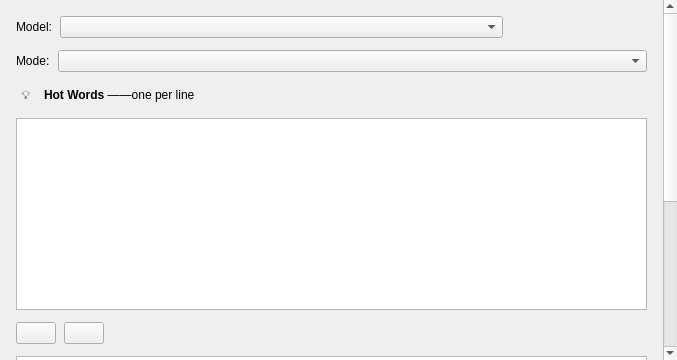
<?xml version="1.0" encoding="UTF-8"?>
<ui version="4.0">
 <class>SttSettingsWidget</class>
 <widget class="QWidget" name="SttSettingsWidget">
  <property name="geometry">
   <rect>
    <x>0</x>
    <y>0</y>
    <width>677</width>
    <height>360</height>
   </rect>
  </property>
  <layout class="QVBoxLayout" name="outerLayout">
   <property name="leftMargin">
    <number>0</number>
   </property>
   <property name="topMargin">
    <number>0</number>
   </property>
   <property name="rightMargin">
    <number>0</number>
   </property>
   <property name="bottomMargin">
    <number>0</number>
   </property>
   <item>
    <widget class="QScrollArea" name="settingsScroll">
     <property name="frameShape">
        <enum>QFrame::NoFrame</enum>
     </property>
     <property name="widgetResizable">
      <bool>true</bool>
     </property>
     <widget class="QWidget" name="content">
      <property name="geometry">
       <rect>
        <x>0</x>
        <y>0</y>
        <width>665</width>
        <height>634</height>
       </rect>
      </property>
      <layout class="QVBoxLayout" name="contentLayout">
       <property name="spacing">
        <number>12</number>
       </property>
       <property name="leftMargin">
        <number>16</number>
       </property>
       <property name="topMargin">
        <number>16</number>
       </property>
       <property name="rightMargin">
        <number>16</number>
       </property>
       <property name="bottomMargin">
        <number>16</number>
       </property>
       <item>
        <layout class="QHBoxLayout" name="modelRow">
         <property name="spacing">
          <number>8</number>
         </property>
         <item>
          <widget class="QLabel" name="modelLabel">
           <property name="text">
            <string>Model:</string>
           </property>
          </widget>
         </item>
         <item>
          <widget class="QComboBox" name="modelCombo">
           <property name="sizePolicy">
            <sizepolicy hsizetype="Expanding" vsizetype="Fixed">
             <horstretch>0</horstretch>
             <verstretch>0</verstretch>
            </sizepolicy>
           </property>
          </widget>
         </item>
         <item>
          <widget class="QPushButton" name="browserButton">
           <property name="toolTip">
            <string>Open download page in browser</string>
           </property>
           <property name="icon">
            <iconset resource="../resources/resources.qrc">
             <normaloff>:/resources/icons/globe.svg</normaloff>:/resources/icons/globe.svg</iconset>
           </property>
           <property name="iconSize">
            <size>
             <width>16</width>
             <height>16</height>
            </size>
           </property>
           <property name="flat">
            <bool>true</bool>
           </property>
          </widget>
         </item>
         <item>
          <widget class="QPushButton" name="importButton">
           <property name="toolTip">
            <string>Import downloaded model archive</string>
           </property>
           <property name="icon">
            <iconset resource="../resources/resources.qrc">
             <normaloff>:/resources/icons/import.svg</normaloff>:/resources/icons/import.svg</iconset>
           </property>
           <property name="iconSize">
            <size>
             <width>16</width>
             <height>16</height>
            </size>
           </property>
           <property name="flat">
            <bool>true</bool>
           </property>
          </widget>
         </item>
         <item>
          <widget class="QPushButton" name="useButton">
           <property name="toolTip">
            <string>Use this model</string>
           </property>
           <property name="icon">
            <iconset resource="../resources/resources.qrc">
             <normaloff>:/resources/icons/check.svg</normaloff>:/resources/icons/check.svg</iconset>
           </property>
           <property name="iconSize">
            <size>
             <width>16</width>
             <height>16</height>
            </size>
           </property>
           <property name="flat">
            <bool>true</bool>
           </property>
          </widget>
         </item>
        </layout>
       </item>
       <item>
        <layout class="QHBoxLayout" name="modeRow">
         <property name="spacing">
          <number>8</number>
         </property>
         <item>
          <widget class="QLabel" name="modeLabel">
           <property name="text">
            <string>Mode:</string>
           </property>
          </widget>
         </item>
         <item>
          <widget class="QComboBox" name="modeCombo">
           <property name="sizePolicy">
            <sizepolicy hsizetype="Expanding" vsizetype="Fixed">
             <horstretch>0</horstretch>
             <verstretch>0</verstretch>
            </sizepolicy>
           </property>
          </widget>
         </item>
        </layout>
       </item>
       <item>
        <layout class="QHBoxLayout" name="hintRow">
         <property name="spacing">
          <number>8</number>
         </property>
         <item>
          <widget class="QLabel" name="hotwordsHintIcon">
           <property name="minimumSize">
            <size>
             <width>20</width>
             <height>20</height>
            </size>
           </property>
           <property name="maximumSize">
            <size>
             <width>20</width>
             <height>20</height>
            </size>
           </property>
           <property name="text">
            <string>💡</string>
           </property>
           <property name="alignment">
            <set>Qt::AlignCenter</set>
           </property>
          </widget>
         </item>
         <item>
          <widget class="QLabel" name="hotwordsHintLabel">
           <property name="text">
            <string>&lt;html&gt;&lt;head/&gt;&lt;body&gt;&lt;p&gt;&lt;span style=&quot; font-weight:700;&quot;&gt;Hot Words &lt;/span&gt;——&lt;span style=&quot; font-weight:700;&quot;/&gt;one per line&lt;/p&gt;&lt;/body&gt;&lt;/html&gt;</string>
           </property>
           <property name="wordWrap">
            <bool>true</bool>
           </property>
          </widget>
         </item>
         <item>
          <widget class="QPushButton" name="hotwordsSaveButton">
           <property name="sizePolicy">
            <sizepolicy hsizetype="Fixed" vsizetype="Fixed">
             <horstretch>0</horstretch>
             <verstretch>0</verstretch>
            </sizepolicy>
           </property>
           <property name="minimumSize">
            <size>
             <width>48</width>
             <height>0</height>
            </size>
           </property>
           <property name="toolTip">
            <string>Save hot words and reload model</string>
           </property>
           <property name="icon">
            <iconset resource="../resources/resources.qrc">
             <normaloff>:/resources/icons/save.svg</normaloff>:/resources/icons/save.svg</iconset>
           </property>
           <property name="iconSize">
            <size>
             <width>16</width>
             <height>16</height>
            </size>
           </property>
           <property name="flat">
            <bool>true</bool>
           </property>
          </widget>
         </item>
        </layout>
       </item>
       <item>
        <widget class="QTextEdit" name="hotwordsEdit">
         <property name="acceptRichText">
          <bool>false</bool>
         </property>
        </widget>
       </item>
       <item>
        <layout class="QHBoxLayout" name="actionsRow">
         <property name="spacing">
          <number>8</number>
         </property>
         <item>
          <widget class="QPushButton" name="startRecognitionButton">
           <property name="icon">
            <iconset resource="../resources/resources.qrc">
             <normaloff>:/resources/icons/mic.svg</normaloff>:/resources/icons/mic.svg</iconset>
           </property>
           <property name="iconSize">
            <size>
             <width>16</width>
             <height>16</height>
            </size>
           </property>
          </widget>
         </item>
         <item>
          <widget class="QPushButton" name="recognizeFileButton">
           <property name="icon">
            <iconset resource="../resources/resources.qrc">
             <normaloff>:/resources/icons/folder-plus.svg</normaloff>:/resources/icons/folder-plus.svg</iconset>
           </property>
           <property name="iconSize">
            <size>
             <width>16</width>
             <height>16</height>
            </size>
           </property>
          </widget>
         </item>
         <item>
          <spacer name="actionsSpacer">
           <property name="orientation">
            <enum>Qt::Horizontal</enum>
           </property>
           <property name="sizeHint" stdset="0">
            <size>
             <width>40</width>
             <height>20</height>
            </size>
           </property>
          </spacer>
         </item>
        </layout>
       </item>
       <item>
        <widget class="QTextEdit" name="resultEdit">
         <property name="readOnly">
          <bool>true</bool>
         </property>
        </widget>
       </item>
       <item>
        <layout class="QHBoxLayout" name="behaviorRow">
         <property name="spacing">
          <number>16</number>
         </property>
         <item>
          <widget class="QCheckBox" name="useClipboardCheck">
           <property name="toolTip">
            <string>Use clipboard to paste text</string>
           </property>
           <property name="text">
            <string>Use Clipboard</string>
           </property>
          </widget>
         </item>
         <item>
          <widget class="QCheckBox" name="copyToClipboardCheck">
           <property name="toolTip">
            <string>Copy result to clipboard</string>
           </property>
           <property name="text">
            <string>Copy to Clipboard</string>
           </property>
          </widget>
         </item>
         <item>
          <widget class="QCheckBox" name="restoreClipboardCheck">
           <property name="toolTip">
            <string>Restore original clipboard content after paste</string>
           </property>
           <property name="text">
            <string>Restore Clipboard</string>
           </property>
          </widget>
         </item>
         <item>
          <widget class="QCheckBox" name="saveOcrScreenshotCheck">
           <property name="toolTip">
            <string>Save OCR context screenshot locally for debugging</string>
           </property>
           <property name="text">
            <string>Save Screenshot</string>
           </property>
          </widget>
         </item>
         <item>
          <widget class="QCheckBox" name="saveAsrAudioCheck">
           <property name="toolTip">
            <string>Save recorded audio to disk for debugging</string>
           </property>
           <property name="text">
            <string>Save Audio</string>
           </property>
          </widget>
         </item>
         <item>
          <spacer name="behaviorSpacer">
           <property name="orientation">
            <enum>Qt::Horizontal</enum>
           </property>
           <property name="sizeHint" stdset="0">
            <size>
             <width>40</width>
             <height>20</height>
            </size>
           </property>
          </spacer>
         </item>
        </layout>
       </item>
       <item>
        <spacer name="verticalSpacer">
         <property name="orientation">
          <enum>Qt::Vertical</enum>
         </property>
         <property name="sizeHint" stdset="0">
          <size>
           <width>20</width>
           <height>40</height>
          </size>
         </property>
        </spacer>
       </item>
      </layout>
     </widget>
    </widget>
   </item>
  </layout>
 </widget>
 <resources>
  <include location="../resources/resources.qrc"/>
 </resources>
 <connections/>
</ui>
